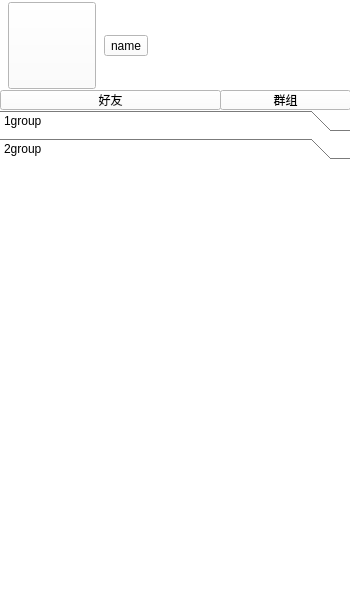
<?xml version="1.0" encoding="UTF-8"?>
<ui version="4.0">
 <class>mylist</class>
 <widget class="QWidget" name="mylist">
  <property name="geometry">
   <rect>
    <x>0</x>
    <y>0</y>
    <width>350</width>
    <height>600</height>
   </rect>
  </property>
  <property name="windowTitle">
   <string>Form</string>
  </property>
  <property name="styleSheet">
   <string notr="true">background-color: rgb(255, 255, 255);</string>
  </property>
  <widget class="QWidget" name="mewidget" native="true">
   <property name="geometry">
    <rect>
     <x>0</x>
     <y>0</y>
     <width>156</width>
     <height>91</height>
    </rect>
   </property>
   <layout class="QHBoxLayout" name="horizontalLayout">
    <property name="spacing">
     <number>0</number>
    </property>
    <property name="leftMargin">
     <number>0</number>
    </property>
    <property name="topMargin">
     <number>0</number>
    </property>
    <property name="rightMargin">
     <number>0</number>
    </property>
    <property name="bottomMargin">
     <number>0</number>
    </property>
    <item>
     <widget class="QToolButton" name="profilebtn">
      <property name="styleSheet">
       <string notr="true">image: url(:/images/a (17).jpg);</string>
      </property>
      <property name="icon">
       <iconset resource="res.qrc">
        <normaloff>:/images/a (17).jpg</normaloff>:/images/a (17).jpg</iconset>
      </property>
      <property name="iconSize">
       <size>
        <width>80</width>
        <height>80</height>
       </size>
      </property>
     </widget>
    </item>
    <item>
     <widget class="QToolButton" name="namebtn">
      <property name="text">
       <string>name</string>
      </property>
      <property name="iconSize">
       <size>
        <width>20</width>
        <height>20</height>
       </size>
      </property>
     </widget>
    </item>
   </layout>
  </widget>
  <widget class="QToolButton" name="friendsbtn">
   <property name="geometry">
    <rect>
     <x>0</x>
     <y>90</y>
     <width>221</width>
     <height>20</height>
    </rect>
   </property>
   <property name="text">
    <string>好友</string>
   </property>
  </widget>
  <widget class="QToolButton" name="groupbtn">
   <property name="geometry">
    <rect>
     <x>220</x>
     <y>90</y>
     <width>131</width>
     <height>20</height>
    </rect>
   </property>
   <property name="text">
    <string>群组</string>
   </property>
  </widget>
  <widget class="QToolBox" name="fdslistBox">
   <property name="geometry">
    <rect>
     <x>0</x>
     <y>110</y>
     <width>350</width>
     <height>470</height>
    </rect>
   </property>
   <property name="currentIndex">
    <number>1</number>
   </property>
   <widget class="QWidget" name="group1">
    <property name="geometry">
     <rect>
      <x>0</x>
      <y>0</y>
      <width>350</width>
      <height>418</height>
     </rect>
    </property>
    <attribute name="label">
     <string>1group</string>
    </attribute>
    <layout class="QVBoxLayout" name="vlayout"/>
   </widget>
   <widget class="QWidget" name="group2">
    <property name="geometry">
     <rect>
      <x>0</x>
      <y>0</y>
      <width>350</width>
      <height>418</height>
     </rect>
    </property>
    <attribute name="label">
     <string>2group</string>
    </attribute>
    <layout class="QVBoxLayout" name="vlayout_2"/>
   </widget>
  </widget>
 </widget>
 <resources>
  <include location="res.qrc"/>
 </resources>
 <connections/>
</ui>
